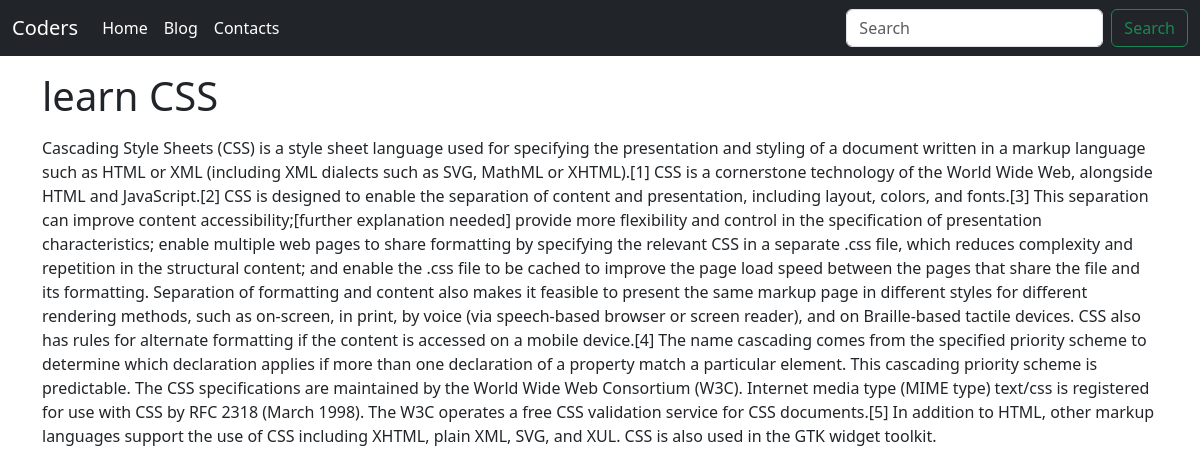
Page /blogpost/CSS on the committed database.
### blog/models.py (models this page shows)
class Blog(models.Model):
    cno=models.AutoField(primary_key=True)
    title=models.CharField(max_length=200)
    content=models.TextField()
    slug=models.CharField(max_length=100)
    time=models.DateTimeField(auto_now_add=True)

### blog/views.py (the view)
# urls.py: path('blogpost/<str:slug>',views.blogpost,name='blogpost'),
def blogpost(request,slug):
    blog=Blog.objects.filter(slug=slug).first()
    context={'blog': blog}                                    #grab all blog posts with slug and return the first
    return render(request,'blogpost.html',context)

### templates/blogpost.html
{% extends "base.html" %}
 {% block body %}
<div class="container">
<h1 class="my-3">{{blog.title}}</h1>
<div class="my-2">
    {{blog.content |safe}}
</div>
</div>
{% endblock body %}

### rows in the picture
Blog: title "learn CSS", content "Cascading Style Sheets (CSS) is a style sheet language used for specifying the presentation and styling of a document written in a markup language such as HTML or XML (including XML dialects such as SVG, MathML or XHTML).[1] CSS is a cornerstone technology of the World Wide Web, alongside HTML and JavaScript.[2] CSS is designed to enable the separation of content and presentation, including layout, colors, and fonts.[3] This separation can improve content accessibility;[further explanation needed] provide more flexibility and control in the specification of presentation characteristics; enable multiple web pages to share formatting by specifying the relevant CSS in a separate .css file,…"
